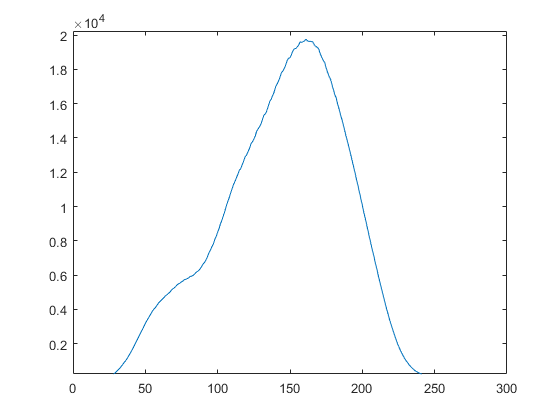
%> input picture 300nm.bmp, 560 x 420 px
$ octave --eval "result = myimfcn(imread('300nm.bmp'));"   (GNU Octave 9; MATLAB toolbox functions it lacks are replaced by stand-ins)
%> lines starting %> are read from the running program, lines starting %| are printed output that depends on the picture; in (x1, y1, x2, y2) boxes, pixels count from 0 and x2, y2 are one past the last pixel; in counts of white or black regions, pixels touching at a corner belong together; the program's own positions count from 1
function results = myimfcn(im)
%Image Processing Function
%
% IM      - Input image.
% RESULTS - A scalar structure with the processing results.
%

%--------------------------------------------------------------------------
% Auto-generated by imageBatchProcessor App.
%
% When used by the App, this function will be called for every input image
% file automatically. IM contains the input image as a matrix. RESULTS is a
% scalar structure containing the results of this processing function.
%
%--------------------------------------------------------------------------


% Replace the sample below with your code----------------------------------

if(size(im,3)==3)
    % Convert RGB to grayscale
    imgray = rgb2gray(im);
else
    imgray = im;
end

bw = imbinarize(imgray);
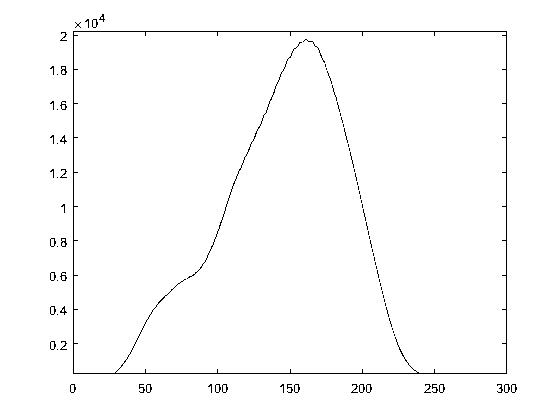
%> bw: size 420x560 logical; 98.6% white; black in thin lines or dots, all inside (x1, y1, x2, y2) = (50, 14, 517, 393)

src1 = im2uint8(im);
%> src1 is the input picture: size 420x560x3 uint8; mean R, G, B 251.9, 252.3, 252.5
pos = [541.735724743778 574.719619326501 908.556368960468 809.604685212298];
imCp = imcrop(src1,pos);
%> imCp = []

results.imCp = imCp;
%> results.imCp = []


results.imgray = imgray;
results.bw     = bw;

%--------------------------------------------------------------------------
